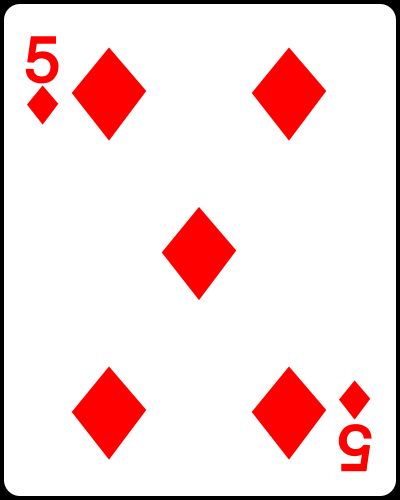
#> input picture Week 11/5_of_diamonds.png, 400 x 500 px, found by its file name
$ python trial.py
#> lines starting #> are read from the running program, lines starting #| are printed output that depends on the picture; after the words box and inside, x2 and y2 are one past the last pixel; in counts of white or black regions, pixels touching at a corner belong together
import numpy as np
import cv2
from matplotlib import pyplot as plt

img = cv2.imread(r"C:\Users\Ayushi\OneDrive\Desktop\CVI\Week 11\5_of_diamonds.png")
#> img is the input picture: shape (500, 400, 3); mean B, G, R 219.8, 219.8, 245.6
gray = cv2.cvtColor(img, cv2.COLOR_BGR2GRAY)

ret, thresh = cv2.threshold(gray, 0, 255,
                            cv2.THRESH_BINARY_INV | cv2.THRESH_OTSU)
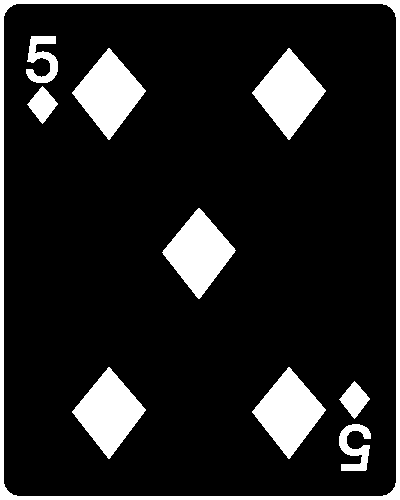
#> thresh: shape (500, 400); 13.8% white; 10 white regions, largest, box (x1, y1, x2, y2) and area: (0, 0, 400, 500) 7361, (72, 48, 146, 140) 3468, (252, 48, 326, 140) 3468
#> ret = 155

# Remove noise.
kernel = np.ones((3,3), np.uint8)
opening = cv2.morphologyEx(thresh, cv2.MORPH_OPEN, kernel,
                           iterations = 2)
#> opening: shape (500, 400); 13.7% white; 10 white regions, largest, box (x1, y1, x2, y2) and area: (0, 0, 400, 500) 7361, (163, 210, 235, 297) 3448, (74, 50, 144, 137) 3440

# Find the sure background region.
sure_bg = cv2.dilate(opening, kernel, iterations=3)
#> sure_bg: shape (500, 400); 20% white; 9 white regions, largest, box (x1, y1, x2, y2) and area: (0, 0, 400, 500) 12629, (160, 207, 238, 300) 4438, (71, 47, 147, 140) 4418

# Find the sure foreground region.
dist_transform = cv2.distanceTransform(opening,cv2.DIST_L2,5)
ret, sure_fg = cv2.threshold(
        dist_transform, 0.7*dist_transform.max(), 255, 0)
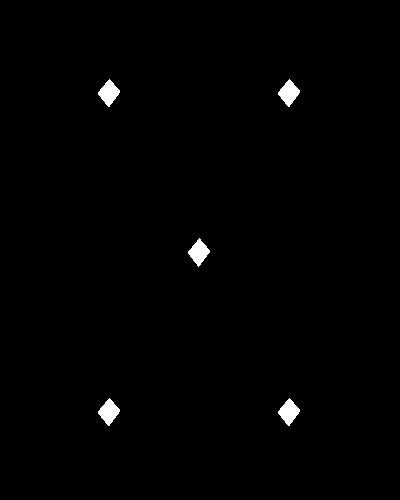
#> sure_fg: shape (500, 400) float32; 0.84% white; 5 white regions, box (x1, y1, x2, y2) and area: (98, 79, 120, 107) 338, (278, 79, 300, 107) 338, (98, 398, 120, 426) 338, (278, 398, 300, 426) 338, (188, 238, 210, 267) 337
#> ret = 20.14
sure_fg = sure_fg.astype(np.uint8)

# Find the unknown region.
unknown = cv2.subtract(sure_bg, sure_fg)
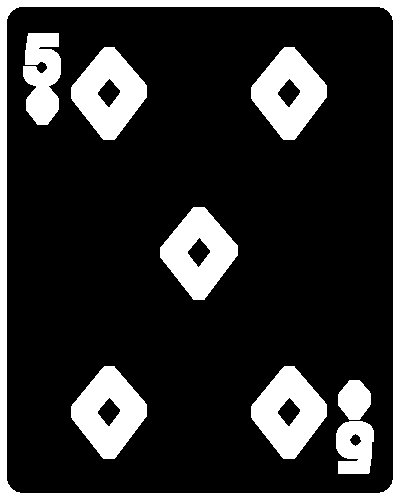
#> unknown: shape (500, 400); 19.1% white; 9 white regions, largest, box (x1, y1, x2, y2) and area: (0, 0, 400, 500) 12629, (160, 207, 238, 300) 4101, (71, 47, 147, 140) 4080

# Label the foreground objects.
ret, markers = cv2.connectedComponents(sure_fg)
#> markers: shape (500, 400) int32; 6 distinct labels, from 0 to 5
#> ret = 6

# Add one to all labels so that sure background is not 0, but 1.
markers += 1
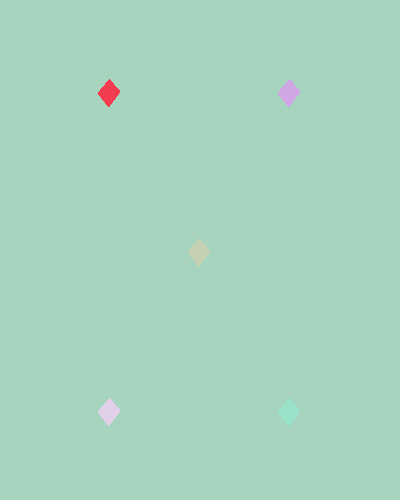
#> markers: shape (500, 400) int32; 6 distinct labels, from 1 to 6; one colour per label, 0 black

# Label the unknown region as 0.
markers[unknown==255] = 0
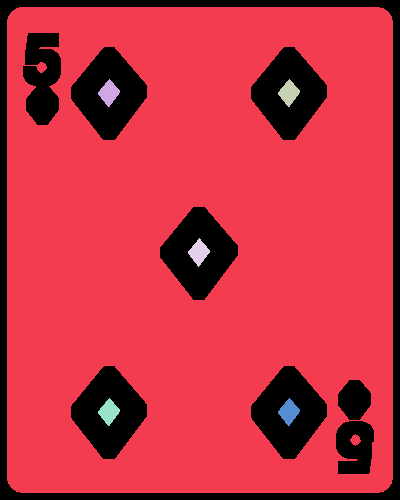
#> markers: shape (500, 400) int32; 7 distinct labels, from 0 to 6; one colour per label, 0 black

markers = cv2.watershed(img, markers)
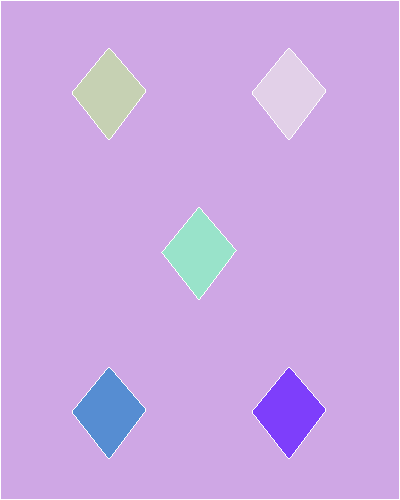
#> markers: shape (500, 400) int32; 7 distinct labels, from -1 to 6; one colour per label, 0 black, -1 white
img[markers==-1] = [255,0,0]
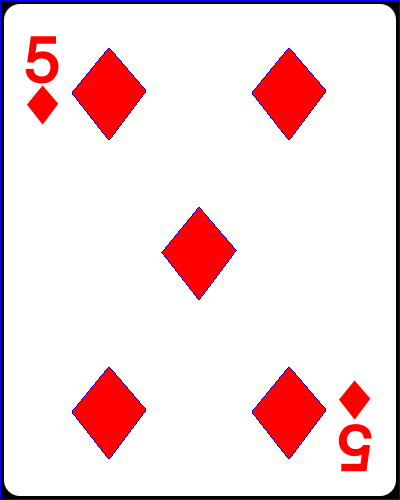
#> img: shape (500, 400, 3); 1.36% of pixels changed, all inside (x1, y1, x2, y2) = (0, 0, 400, 500)

plt.imshow(cv2.cvtColor(img, cv2.COLOR_BGR2RGB))
plt.show()
